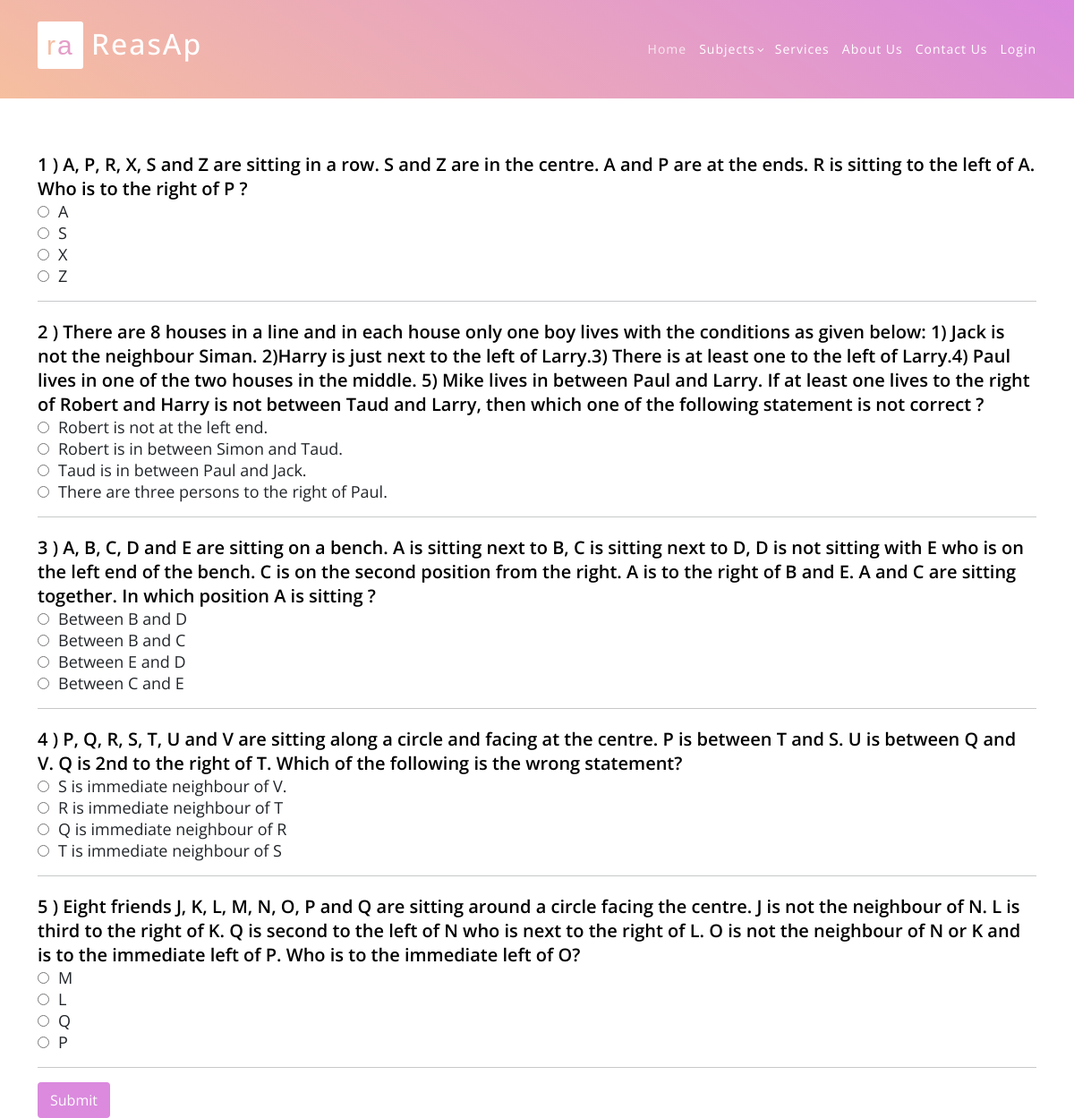
Screenshot of /seatarrange/ with the database file from the repository.
### quiz/models.py (models this page shows)
class seatar(models.Model):
    Ques1 = models.CharField(max_length=500,default="true")
    Op11 = models.CharField(max_length=100,default="true")
    Op12 = models.CharField(max_length=100,default="true")
    Op13 = models.CharField(max_length=100,default="true")
    Op14 = models.CharField(max_length=100,default="true")
    Corans1 = models.CharField(max_length=100,default="true")

### quiz/views.py (the view)
# urls.py: path('seatarrange/',seatarr, name="seatingpage"),
def seatarr(request):
    exam2 = seatar.objects.all()
    return render(request,"seatAr.html",{"exam2":exam2})

### quiz/templates/seatAr.html (shortened to what this page needs)
<html>
<head>
    <link rel="stylesheet" href="https://maxcdn.bootstrapcdn.com/bootstrap/4.5.0/css/bootstrap.min.css">
    {% include "header.html" %}
</head>
<body>
<div class="container">
    <div class='sec'>
        {% for i in  exam2 %}
        <table class="ques_text">
            <tr>
                <td class="text">{{i.id}} ) {{i.Ques1}} </td>
            </tr>
            <tr>
                <td class="op"><input type = "radio" class="rb" name = {{i.id}} id="Option1" value="{{i.Op11}}">{{i.Op11}}</td>
            </tr>
            <tr>
                <td class="op"><input type = "radio" class="rb" name = {{i.id}} id="Option2" value="{{i.Op12}}">{{i.Op12}}</td>
            </tr>
            <tr>
                <td class="op"><input type = "radio" class="rb" name = {{i.id}} id="Option3" value="{{i.Op13}}">{{i.Op13}}</td>
            </tr>
            <tr>
                <td class="op"><input type = "radio" class="rb" name = {{i.id}} id="Option4" value="{{i.Op14}}">{{i.Op14}}</td>
            </tr>
        </table>
        <hr>
        {% endfor %}
        <input type="submit" class="btn btn-success" value="Submit" id="b1" onclick="getanswers()">
        <br>
    </div>
</div>
</body>
</html>

### template/header.html (shortened to what this page needs)
<!DOCTYPE html>
<html lang="en">
  <head>
    <link href="/static/vendor/bootstrap/css/bootstrap.min.css" rel="stylesheet">
    <link rel="stylesheet" href="/static/assets/css/fontawesome.css">
    <link rel="stylesheet" href="/static/assets/css/templatemo-eduwell-style.css">
    <link rel="stylesheet" href="/static/assets/css/owl.css">
    <link rel="stylesheet" href="/static/assets/css/lightbox.css">
    <link rel="stylesheet" href="/static/assets/css/reasoning.css">
  </head>
<body>
  <header class="header-area header-sticky">
      <div class="container">
          <div class="row">
              <div class="col-12">
                  <nav class="main-nav">
                      <a href="{% url 'homepage' %}" class="logo">
                          <h1><span id="first">r</span><span id ="second">a</span></h1>
						  <h2>ReasAp</h2>
                      </a>
                      <ul class="nav">
                          <li><a href="{% url 'homepage' %}" class="active">Home</a></li>
                          <li class="has-sub">
                              <a href="javascript:void(0)">Subjects</a>
                          </li>
                          <li><a href="{% url 'homepage' %}">Services</a></li>
                           <li><a href="{% url 'aboutpage' %}">About Us</a></li>
                          <li><a href="{% url 'homepage' %}">Contact Us</a></li>
						  <li><a href="{% url 'login-page' %}">Login</a></li>
                      </ul>
                  </nav>
              </div>
          </div>
      </div>
  </header>

### static/assets/css/templatemo-eduwell-style.css (style rules this page uses)
html, body, div, span, applet, object, iframe, h1, h2, h3, h4, h5, h6, p, blockquote, div pre, a, abbr, acronym, address, big, cite, code, del, dfn, em, font, img, ins, kbd, q, s, samp, small, strike, strong, sub, sup, tt, var, b, u, i, center, dl, dt, dd, ol, ul, li, figure, header, nav, section, article, aside, footer, figcaption { margin: 0; padding: 0; border: 0; outline: 0; }
ul, li { padding: 0; margin: 0; list-style: none; }
header, nav, section, article, aside, footer, hgroup { display: block; }
* { box-sizing: border-box; }
html, body { font-family: 'Open Sans', sans-serif; font-weight: 400; background-color: #fff; font-size: 16px; -ms-text-size-adjust: 100%; -webkit-font-smoothing: antialiased; -moz-osx-font-smoothing: grayscale; }
a { text-decoration: none !important; }
h1, h2, h3, h4, h5, h6 { margin-top: 0px; margin-bottom: 0px; }
ul { margin-bottom: 0px; }
h2 { margin-top:32px; text-transform:capitalize; display: inline; }
h1 { display: inline; font-family: sans-serif; text-transform: initial; background: white; border-radius: 3px; font-size: 30px; padding: 10px; }
span#first { color: #f5bda1; }
span#second { color: #e59dc7; }
html, body { background: #fff; font-family: 'Open Sans', sans-serif; }
.header-area { background-image: url(../images/header-bg.png); background-size: contain; background-repeat: no-repeat; background-position: center; position: absolute; height: 110px; top: 0; left: 0; right: 0; z-index: 100; -webkit-transition: all .5s ease 0s; -moz-transition: all .5s ease 0s; -o-transition: all .5s ease 0s; transition: all .5s ease 0s; }
.header-area .main-nav { min-height: 80px; background: transparent; }
.header-area .main-nav .logo { line-height: 100px; color: #fff; font-size: 28px; font-weight: 700; text-transform: uppercase; letter-spacing: 2px; float: left; -webkit-transition: all 0.3s ease 0s; -moz-transition: all 0.3s ease 0s; -o-transition: all 0.3s ease 0s; transition: all 0.3s ease 0s; }
.header-area .main-nav .nav { float: right; margin-top: 35px; margin-right: 0px; background-color: transparent; -webkit-transition: all 0.3s ease 0s; -moz-transition: all 0.3s ease 0s; -o-transition: all 0.3s ease 0s; transition: all 0.3s ease 0s; position: relative; z-index: 999; }
.header-area .main-nav .nav li { padding-left: 30px; padding-right: 30px; }
.header-area .main-nav .nav li:last-child { padding-right: 0px; }
.header-area .main-nav .nav li a { display: block; font-weight: 400; font-size: 14px; text-transform: capitalize; color: #fff; -webkit-transition: all 0.3s ease 0s; -moz-transition: all 0.3s ease 0s; -o-transition: all 0.3s ease 0s; transition: all 0.3s ease 0s; height: 40px; line-height: 40px; border: transparent; letter-spacing: 1px; }
.header-area .main-nav .nav li:hover a, .header-area .main-nav .nav li a.active { color: #fff!important; opacity: 0.75; }
.header-area .main-nav .nav li.has-sub { position: relative; padding-right: 15px; }
.header-area .main-nav .nav li.has-sub:after { font-family: FontAwesome; content: "\f107"; font-size: 12px; color: #fff; position: absolute; right: 5px; top: 12px; }
.header-area.header-sticky { min-height: 80px; }
.header-area .nav { margin-top: 30px; }
.header-area.header-sticky .nav li a.active { color: #dc8cdb; }
@media (max-width: 1200px) { .header-area .main-nav .nav li { padding-left: 7px; padding-right: 7px; } }
@media (max-width: 1200px) { .header-area .main-nav:before { display: none; } }
@media (min-width: 767px) { .header-area .main-nav .nav { display: flex !important; } }
body { overflow-x: hidden; }
@media (max-width: 1200px) { .header-area { background: rgb(219,138,222) !important; background: linear-gradient(-145deg, rgba(219,138,222,1) 0%, rgba(246,191,159,1) 100%) !important; } }

### static/assets/css/reasoning.css (style rules this page uses)
* { margin:0px; padding:0px; }
span { color:#db8ade; }

### quiz/templates/seatAr.html (style rules this page uses)
table.ques_text { position: relative; margin-top: 20px; }
.text { color: black!important; font-weight:600; font-size:20px; }
.op { font-size:18px; }
#Option1 { margin-right: 10px; }
#Option2 { margin-right: 10px; }
#Option3 { margin-right: 10px; }
#Option4 { margin-right: 10px; }
.btn-success { color:white; background-color: #db8ade; border-color: #db8ade; }
input#b1 { color: white; background-color: #db8ade; border: 2px solid #db8ade; box-shadow:#db8ade; }
.sec { padding-top: 150px; }

### rows the page displays
seatar: id "1", Ques1 "A, P, R, X, S and Z are sitting in a row. S and Z are in the centre. A and P are at the ends. R is sitting to the left of A. Who is to the right of P ?", Op11 "A", Op12 "S", Op13 "X", Op14 "Z"
seatar: id "2", Ques1 "There are 8 houses in a line and in each house only one boy lives with the conditions as given below: 1) Jack is not the neighbour Siman. 2)Harry is just next to the left of Larry.3) There is at least one to the left of Larry.4) Paul lives in one of the two houses in the middle. 5) Mike lives in between Paul and Larry. If at least one lives to the right of Robert and Harry is not between Taud and Larry, then which one of the following statement is not correct ?", Op11 "Robert is not at the left end.", Op12 "Robert is in between Simon and Taud.", Op13 "Taud is in between Paul and Jack.", Op14 "There are three persons to the right of Paul."
seatar: id "3", Ques1 "A, B, C, D and E are sitting on a bench. A is sitting next to B, C is sitting next to D, D is not sitting with E who is on the left end of the bench. C is on the second position from the right. A is to the right of B and E. A and C are sitting together. In which position A is sitting ?", Op11 "Between B and D", Op12 "Between B and C", Op13 "Between E and D", Op14 "Between C and E"
seatar: id "4", Ques1 "P, Q, R, S, T, U and V are sitting along a circle and facing at the centre. P is between T and S. U is between Q and V. Q is 2nd to the right of T. Which of the following is the wrong statement?", Op11 "S is immediate neighbour of V.", Op12 "R is immediate neighbour of T", Op13 "Q is immediate neighbour of R", Op14 "T is immediate neighbour of S"
seatar: id "5", Ques1 "Eight friends J, K, L, M, N, O, P and Q are sitting around a circle facing the centre. J is not the neighbour of N. L is third to the right of K. Q is second to the left of N who is next to the right of L. O is not the neighbour of N or K and is to the immediate left of P. Who is to the immediate left of O?", Op11 "M", Op12 "L", Op13 "Q", Op14 "P"
